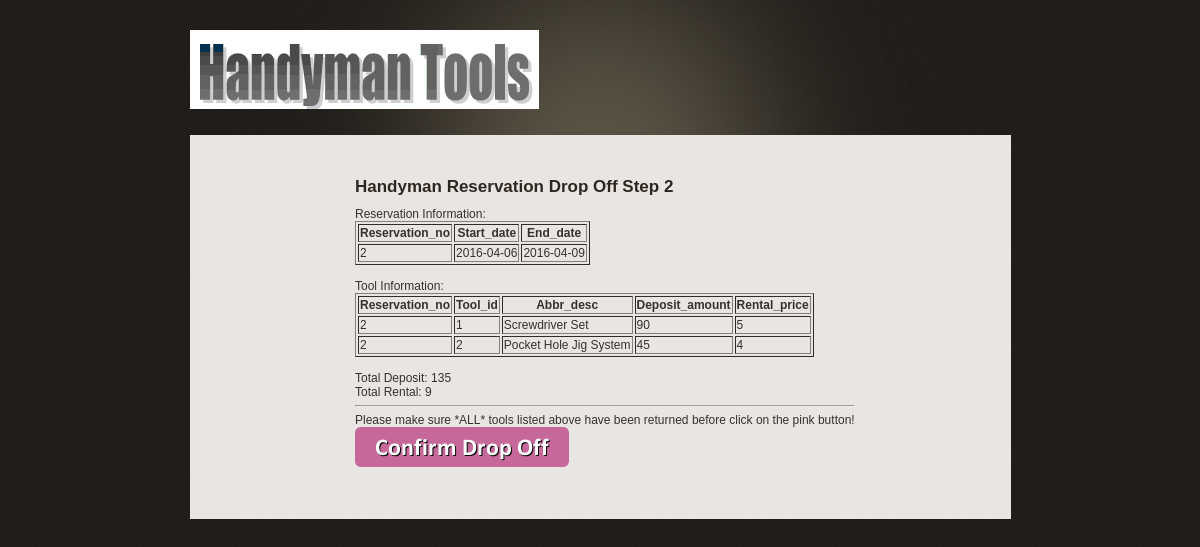
Screenshot of /Drop_Off_Update_to_DB.php?Reservation_id=2 with the database file from the repository.
### tables this page shows
CREATE TABLE IF NOT EXISTS `Reservation` (
  `Reservation_no` int(11) NOT NULL,
  `Start_date` date NOT NULL,
  `End_date` date NOT NULL,
  `Credit_card_no` bigint(16) DEFAULT NULL,
  `Credit_card_exp_date` date DEFAULT NULL,
  `Customer_login` varchar(36) NOT NULL,
  `Pick_up_clerk` varchar(16) DEFAULT NULL,
  `Drop_off_clerk` varchar(16) DEFAULT NULL
);

CREATE TABLE IF NOT EXISTS `Consist_of` (
  `Reservation_no` int(11) NOT NULL,
  `Tool_id` int(11) NOT NULL
);

CREATE TABLE IF NOT EXISTS `Tools` (
  `ID` int(11) NOT NULL,
  `Purchase_price` decimal(10,0) NOT NULL,
  `Rental_price` decimal(10,0) NOT NULL,
  `Deposit_amount` decimal(10,0) NOT NULL,
  `Abbr_desc` varchar(50) NOT NULL,
  `Full_desc` varchar(300) NOT NULL,
  `Date_sold` date DEFAULT NULL,
  `Tool_type` enum('Handy Tool','Construction Equipment','Power Tool') DEFAULT 'Handy Tool',
  `Adding_clerk` varchar(16) DEFAULT NULL,
  `Selling_clerk` varchar(16) DEFAULT NULL
);

### Drop_Off_Update_to_DB.php (the view, shortened to what this page needs)
<!DOCTYPE html PUBLIC "-//W3C//DTD XHTML 1.0 Transitional//EN" "http://www.w3.org/TR/xhtml1/DTD/xhtml1-transitional.dtd">
<html xmlns="http://www.w3.org/1999/xhtml">
<head>
	<link rel="stylesheet" type="text/css" href="style.css" />
</head>
<body>
<div id="main_container">
	<div id="header">
	<div class="logo"><img src="images/handyman_logo.gif" border="0" alt="" title="" /></div>
</div>
<div class="center_content"><div class="text_box">
<form action='<?php echo "Drop_Off_Update_to_DB.php?Reservation_id=".$_GET['Reservation_id']; ?>' method="post">
<div class="title">Handyman Reservation Drop Off Step 2</div>
<?php
if (empty($_GET['Reservation_id'])) {
	$errorMsg = "Reservation ID was not passed to this page.";
} else {
    echo "Reservation Information:";
    $queryGetReservInfo = "SELECT * FROM `reservation` WHERE `Reservation_no` = '{$_GET['Reservation_id']}';";
    $results = mysql_query($queryGetReservInfo);
    echo "<table border=1>
        <tr>
        <th> Reservation_no </th>
        <th> Start_date </th>
        <th> End_date </th>
        </tr>";
    while ($record = mysql_fetch_array($results)) {
        echo "<tr>";
        echo "<td>".$record['Reservation_no']."</td>";
        echo "<td>".$record['Start_date']."</td>";
        echo "<td>".$record['End_date']."</td>";
        echo "</tr>";
    }
    echo "</table>";
    echo "<br/>\n";
    echo "Tool Information:";
    $queryGetToolInfo = "SELECT A.*, B.Abbr_desc, B.Deposit_amount, B.Rental_price " .
                        "FROM `consist_of` AS A LEFT JOIN `tools` AS B ON A.Tool_id = B.ID " .
                        "WHERE A.`Reservation_no` = '{$_GET['Reservation_id']}';";
    $results2 = mysql_query($queryGetToolInfo);
    echo "<table border=1>
        <tr>
        <th> Reservation_no </th>
        <th> Tool_id </th>
        <th> Abbr_desc </th>
        <th> Deposit_amount </th>
        <th> Rental_price </th>
        </tr>";
    while ($record2 = mysql_fetch_array($results2)) {
        echo "<tr>";
        echo "<td>".$record2['Reservation_no']."</td>";
        echo "<td>".$record2['Tool_id']."</td>";
        echo "<td>".$record2['Abbr_desc']."</td>";
        echo "<td>".$record2['Deposit_amount']."</td>";
        echo "<td>".$record2['Rental_price']."</td>";
        echo "</tr>";
    }
    echo "</table>"; echo "<br/>\n";
    $queryGetPrice = "SELECT sum(B.Deposit_amount) Deposit_amount, sum(B.Rental_price) Rental_price " .
                        "FROM `consist_of` AS A LEFT JOIN `tools` AS B ON A.Tool_id = B.ID " .
                        "WHERE A.`Reservation_no` = '{$_GET['Reservation_id']}' ";
    $results3 = mysql_query($queryGetPrice);
	while ($record3 = mysql_fetch_array($results3)) {
	    echo "Total Deposit: " . $record3['Deposit_amount'] . "<br/>\n";
	    echo "Total Rental: " . $record3['Rental_price'];
	}
	echo "<br/>\n";
}
?>
<hr>
<div class="Expiration_date">
	<label class="Expiration_date">Please make sure *ALL* tools listed above have been returned before click on the pink button!</label>
</div>
<div class="Drop_off_confirm">
<input name="Drop_off_confirm" type="image" value="Drop_off_confirm" src="images/drop_off_confirm.png" class="submit" onclick="open_windows_for_receipt()"/>
</div>
</div>
	<div class="clear"><br/></div>
</div>
</div></div>
</body>
</html>

### style.css (style rules this page uses)
body { background:url(images/bg.gif) repeat #000000; padding:0; font-family:arial, sans-serif; font-size:12px; margin:0px auto auto auto; color:#36322b; }
.clear { clear:both; }
#main_container { width:821px; height:auto; margin:auto; padding:0px; }
#header { width:821px; height:135px; margin:0px; padding:0px; background:url(images/header_bg.gif) no-repeat center top; }
.logo { padding:30px 0 0 0px; }
.title { width: auto; padding:2px 0 10px 0; font-size:17px; color:#2e2721; font-weight:bold; }
.center_content { width:821px; height:auto; clear:both; padding:25px 0 30px 0; background-color:#e9e5e2; }
.text_box { width:500px; height:300px; padding:15px 0 0 10px; background-position:0px 0px; margin-left: auto; margin-right: auto; }

### rows the page displays
reservation: Reservation_no "2", Start_date "2016-04-06", End_date "2016-04-09"
consist_of: Reservation_no "2", Tool "1", Tool.Abbr_desc "Screwdriver Set", Tool.Deposit_amount "90", Tool.Rental_price "5"
consist_of: Reservation_no "2", Tool "2", Tool.Abbr_desc "Pocket Hole Jig System", Tool.Deposit_amount "45", Tool.Rental_price "4"

### other values shown
$record3['Deposit_amount'] "135"
$record3['Rental_price'] "9"
